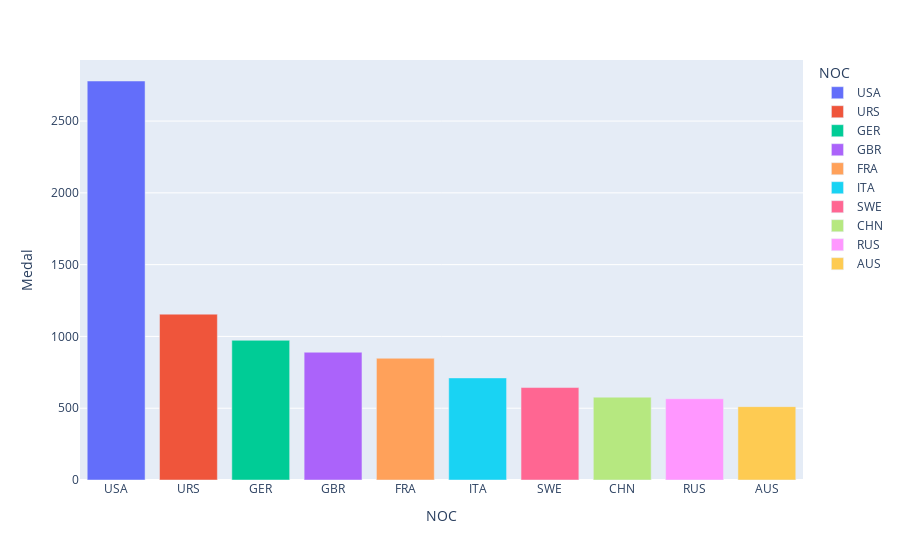

Source (notebook cell):
### Code cell
fig = px.bar(df_medals_clean, x = 'NOC', y = 'Medal', color="NOC")
fig.show()

### Figure 1 — Plotly figure (JSON) as saved in the notebook; plotly's stock layout.template omitted (floating-point values rounded to 4 significant figures)
{"data": [{"alignmentgroup": "True", "hovertemplate": "NOC=%{x}<br>Medal=%{y}<extra></extra>", "legendgroup": "USA", "marker": {"color": "#636efa", "pattern": {"shape": ""}}, "name": "USA", "offsetgroup": "USA", "orientation": "v", "showlegend": true, "textposition": "auto", "type": "bar", "x": ["USA"], "xaxis": "x", "y": [2779], "yaxis": "y"}, {"alignmentgroup": "True", "hovertemplate": "NOC=%{x}<br>Medal=%{y}<extra></extra>", "legendgroup": "URS", "marker": {"color": "#EF553B", "pattern": {"shape": ""}}, "name": "URS", "offsetgroup": "URS", "orientation": "v", "showlegend": true, "textposition": "auto", "type": "bar", "x": ["URS"], "xaxis": "x", "y": [1155], "yaxis": "y"}, {"alignmentgroup": "True", "hovertemplate": "NOC=%{x}<br>Medal=%{y}<extra></extra>", "legendgroup": "GER", "marker": {"color": "#00cc96", "pattern": {"shape": ""}}, "name": "GER", "offsetgroup": "GER", "orientation": "v", "showlegend": true, "textposition": "auto", "type": "bar", "x": ["GER"], "xaxis": "x", "y": [973], "yaxis": "y"}, {"alignmentgroup": "True", "hovertemplate": "NOC=%{x}<br>Medal=%{y}<extra></extra>", "legendgroup": "GBR", "marker": {"color": "#ab63fa", "pattern": {"shape": ""}}, "name": "GBR", "offsetgroup": "GBR", "orientation": "v", "showlegend": true, "textposition": "auto", "type": "bar", "x": ["GBR"], "xaxis": "x", "y": [890], "yaxis": "y"}, {"alignmentgroup": "True", "hovertemplate": "NOC=%{x}<br>Medal=%{y}<extra></extra>", "legendgroup": "FRA", "marker": {"color": "#FFA15A", "pattern": {"shape": ""}}, "name": "FRA", "offsetgroup": "FRA", "orientation": "v", "showlegend": true, "textposition": "auto", "type": "bar", "x": ["FRA"], "xaxis": "x", "y": [848], "yaxis": "y"}, {"alignmentgroup": "True", "hovertemplate": "NOC=%{x}<br>Medal=%{y}<extra></extra>", "legendgroup": "ITA", "marker": {"color": "#19d3f3", "pattern": {"shape": ""}}, "name": "ITA", "offsetgroup": "ITA", "orientation": "v", "showlegend": true, "textposition": "auto", "type": "bar", "x": ["ITA"], "xaxis": "x", "y": [711], "yaxis": "y"}, {"alignmentgroup": "True", "hovertemplate": "NOC=%{x}<br>Medal=%{y}<extra></extra>", "legendgroup": "SWE", "marker": {"color": "#FF6692", "pattern": {"shape": ""}}, "name": "SWE", "offsetgroup": "SWE", "orientation": "v", "showlegend": true, "textposition": "auto", "type": "bar", "x": ["SWE"], "xaxis": "x", "y": [644], "yaxis": "y"}, {"alignmentgroup": "True", "hovertemplate": "NOC=%{x}<br>Medal=%{y}<extra></extra>", "legendgroup": "CHN", "marker": {"color": "#B6E880", "pattern": {"shape": ""}}, "name": "CHN", "offsetgroup": "CHN", "orientation": "v", "showlegend": true, "textposition": "auto", "type": "bar", "x": ["CHN"], "xaxis": "x", "y": [577], "yaxis": "y"}, {"alignmentgroup": "True", "hovertemplate": "NOC=%{x}<br>Medal=%{y}<extra></extra>", "legendgroup": "RUS", "marker": {"color": "#FF97FF", "pattern": {"shape": ""}}, "name": "RUS", "offsetgroup": "RUS", "orientation": "v", "showlegend": true, "textposition": "auto", "type": "bar", "x": ["RUS"], "xaxis": "x", "y": [566], "yaxis": "y"}, {"alignmentgroup": "True", "hovertemplate": "NOC=%{x}<br>Medal=%{y}<extra></extra>", "legendgroup": "AUS", "marker": {"color": "#FECB52", "pattern": {"shape": ""}}, "name": "AUS", "offsetgroup": "AUS", "orientation": "v", "showlegend": true, "textposition": "auto", "type": "bar", "x": ["AUS"], "xaxis": "x", "y": [511], "yaxis": "y"}], "layout": {"barmode": "relative", "legend": {"title": {"text": "NOC"}, "tracegroupgap": 0}, "margin": {"t": 60}, "xaxis": {"anchor": "y", "categoryarray": ["USA", "URS", "GER", "GBR", "FRA", "ITA", "SWE", "CHN", "RUS", "AUS"], "categoryorder": "array", "domain": [0, 1], "title": {"text": "NOC"}}, "yaxis": {"anchor": "x", "domain": [0, 1], "title": {"text": "Medal"}}}}
